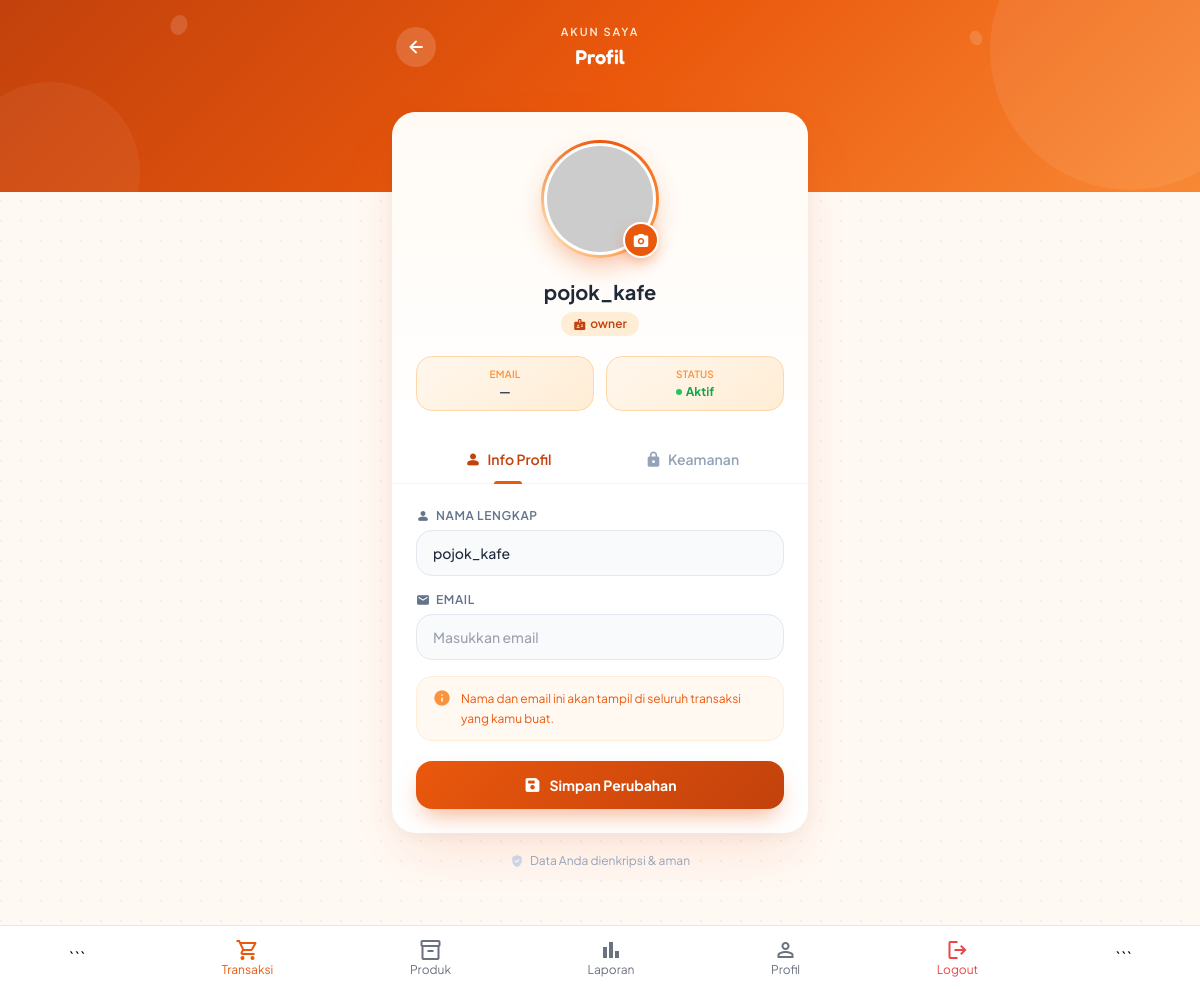
Screenshot of /karyawan/profil.php (signed in) with the database file from the repository.
### tables this page shows
CREATE TABLE `users` (
  `id` int(11) NOT NULL,
  `role_id` int(11) NOT NULL,
  `username` varchar(100) NOT NULL,
  `password` varchar(255) NOT NULL,
  `nama_lengkap` varchar(100) NOT NULL,
  `email` varchar(100) DEFAULT NULL,
  `foto` varchar(255) DEFAULT NULL,
  `status` enum('aktif','nonaktif') DEFAULT 'aktif',
  `created_at` timestamp NOT NULL DEFAULT current_timestamp()
);

CREATE TABLE `roles` (
  `id` int(11) NOT NULL,
  `name` varchar(50) NOT NULL
);

### karyawan/profil.php (the view, shortened to what this page needs)
<?php
include "../koneksi.php";
$user_id = $_SESSION['id'] ?? null;
$stmt = mysqli_prepare($conn, "
    SELECT u.*, r.name AS role_name
    FROM users u
    JOIN roles r ON r.id = u.role_id
    WHERE u.id = ?
");
mysqli_stmt_bind_param($stmt, "i", $user_id);
mysqli_stmt_execute($stmt);
$result = mysqli_stmt_get_result($stmt);
$user   = mysqli_fetch_assoc($result);
$foto = (!empty($user['foto']) && file_exists("../uploads/" . $user['foto']))
    ? "../uploads/" . $user['foto']
    : "https://ui-avatars.com/api/?name=" . urlencode($user['nama_lengkap']) . "&background=f97316&color=fff&size=200";
?>
<!DOCTYPE html>
<html lang="id">
<head>
<script src="https://cdn.tailwindcss.com"></script>
</head>
<body class="min-h-screen pb-28">
<div class="header-bg h-48">
  <svg class="bean-float" style="top:14px; left:14%; width:22px;" viewBox="0 0 24 24" fill="currentColor"><ellipse cx="12" cy="12" rx="9" ry="11" transform="rotate(20 12 12)"/></svg>
  <svg class="bean-float" style="top:30px; right:18%; width:16px;" viewBox="0 0 24 24" fill="currentColor"><ellipse cx="12" cy="12" rx="9" ry="11" transform="rotate(-25 12 12)"/></svg>
  <div class="relative z-10 max-w-md mx-auto px-5 pt-6 flex items-center justify-between text-white">
    <a href="dashboard.php" class="back-btn w-10 h-10 rounded-full flex items-center justify-center">
      <span class="material-symbols-rounded text-xl">arrow_back</span>
    </a>
    <div class="text-center">
      <p class="text-orange-100 text-[11px] font-semibold tracking-[0.18em] uppercase">Akun Saya</p>
      <h1 class="font-display text-xl font-semibold mt-0.5">Profil</h1>
    </div>
  </div>
</div>
<div class="max-w-md mx-auto px-4 -mt-20 relative z-10">
  <div class="main-card bg-white rounded-3xl overflow-hidden">
    <div class="flex flex-col items-center pt-7 pb-6 px-6 bg-gradient-to-b from-orange-50/60 to-white">
      <div class="relative">
        <div class="photo-ring">
          <div class="photo-inner w-28 h-28">
            <img
              id="preview-foto"
              src="<?= $foto ?>"
              class="w-full h-full object-cover rounded-full"
              alt="Foto Profil">
          </div>
        </div>
        <label class="file-btn photo-cam-btn absolute bottom-0 right-0 w-9 h-9 bg-orange-600 rounded-full flex items-center justify-center cursor-pointer border-2 border-white">
          <span class="material-symbols-rounded text-white" style="font-size:17px">photo_camera</span>
        </label>
      </div>
      <h2 class="text-xl font-bold text-gray-800 mt-3">
        <?= htmlspecialchars($user['nama_lengkap']) ?>
      </h2>
      <span class="mt-1.5 inline-flex items-center gap-1 px-3 py-1 bg-orange-100 text-orange-700 rounded-full text-xs font-semibold">
        <span class="material-symbols-rounded" style="font-size:13px">badge</span>
        <?= htmlspecialchars($user['role_name']) ?>
      </span>
      <div class="flex gap-3 mt-5 w-full">
        <div class="stat-pill flex-1 px-3 py-2.5 rounded-2xl text-center">
          <p class="text-[10px] text-orange-400 font-semibold uppercase tracking-wide">Email</p>
          <p class="text-xs font-bold text-slate-700 mt-0.5 truncate"><?= htmlspecialchars($user['email'] ?: '—') ?></p>
        </div>
        <div class="stat-pill flex-1 px-3 py-2.5 rounded-2xl text-center">
          <p class="text-[10px] text-orange-400 font-semibold uppercase tracking-wide">Status</p>
          <p class="text-xs font-bold text-green-600 mt-0.5 flex items-center justify-center gap-1">
            <span class="w-1.5 h-1.5 rounded-full bg-green-500 inline-block"></span> Aktif
          </p>
        </div>
      </div>
    </div>
    <div class="flex border-b border-slate-100 px-6">
      <button type="button" onclick="switchTab('info')" id="tabBtn-info"
        class="tab-btn active flex-1 py-3.5 text-sm font-semibold text-slate-400 flex items-center justify-center gap-1.5">
        <span class="material-symbols-rounded" style="font-size:17px">person</span>
        Info Profil
      </button>
      <button type="button" onclick="switchTab('security')" id="tabBtn-security"
        class="tab-btn flex-1 py-3.5 text-sm font-semibold text-slate-400 flex items-center justify-center gap-1.5">
        <span class="material-symbols-rounded" style="font-size:17px">lock</span>
        Keamanan
      </button>
    </div>
    <form id="form-profil" method="POST" enctype="multipart/form-data" class="p-6">
      <div class="tab-panel active space-y-4" id="tabPanel-info">
        <div class="space-y-1.5">
          <label class="flex items-center gap-1.5 text-xs font-semibold text-slate-500 uppercase tracking-wider">
            <span class="material-symbols-rounded" style="font-size:14px">person</span>
            Nama Lengkap
          </label>
          <input
            type="text"
            name="nama_lengkap"
            value="<?= htmlspecialchars($user['nama_lengkap']) ?>"
            placeholder="Masukkan nama lengkap"
            class="field-input w-full border border-slate-200 bg-slate-50 rounded-2xl px-4 py-3 text-sm text-slate-800 font-medium"
            required>
        </div>
        <div class="space-y-1.5">
          <label class="flex items-center gap-1.5 text-xs font-semibold text-slate-500 uppercase tracking-wider">
            <span class="material-symbols-rounded" style="font-size:14px">mail</span>
            Email
          </label>
          <input
            type="email"
            name="email"
            value="<?= htmlspecialchars($user['email']) ?>"
            placeholder="Masukkan email"
            class="field-input w-full border border-slate-200 bg-slate-50 rounded-2xl px-4 py-3 text-sm text-slate-800 font-medium"
            required>
        </div>
        <div class="bg-orange-50/70 border border-orange-100 rounded-2xl px-4 py-3 flex items-start gap-2.5 mt-2">
          <span class="material-symbols-rounded text-orange-400 flex-shrink-0" style="font-size:18px">info</span>
          <p class="text-xs text-orange-600 leading-relaxed">Nama dan email ini akan tampil di seluruh transaksi yang kamu buat.</p>
        </div>
      </div>
      <div class="pt-5 space-y-3">
        <button
          type="submit"
          id="submitBtn"
          class="btn-save w-full text-white py-3.5 rounded-2xl font-bold text-sm flex items-center justify-center gap-2">
          <span class="material-symbols-rounded" style="font-size:18px" id="saveIcon">save</span>
          <span id="btnLabel">Simpan Perubahan</span>
        </button>
      </div>
    </form>
  </div>
  <div class="flex items-center justify-center gap-1.5 mt-5 mb-2">
    <span class="material-symbols-rounded text-slate-300" style="font-size:14px">verified_user</span>
    <p class="text-xs text-slate-400">Data Anda dienkripsi & aman</p>
  </div>
</div>
<?php include 'navbar_karyawan.php'; ?>
</body>
</html>

### karyawan/profil.php (style rules this page uses)
:root { --espresso:#3C2415; --terracotta:#ea580c; --terracotta-light:#fb923c; --cream:#FFF9F4; }
* { box-sizing:border-box; }
body { font-family: 'Plus Jakarta Sans', sans-serif; background-color: var(--cream); background-image: radial-gradient(circle at 1px 1px, rgba(60,36,21,0.05) 1px, transparent 0); background-size: 20px 20px; }
.font-display { font-family:'Fredoka', sans-serif; }
.material-symbols-rounded { font-variation-settings: 'FILL' 1, 'wght' 500, 'GRAD' 0, 'opsz' 24; }
.header-bg { background: linear-gradient(135deg, #c2410c 0%, #ea580c 50%, #fb923c 110%); position: relative; overflow: hidden; }
.header-bg::before { content: ''; position: absolute; width: 280px; height: 280px; background: rgba(255,255,255,0.07); border-radius: 50%; top: -90px; right: -70px; }
.header-bg::after { content: ''; position: absolute; width: 180px; height: 180px; background: rgba(255,255,255,0.05); border-radius: 50%; bottom: -70px; left: -40px; }
.bean-float { position:absolute; opacity:0.14; color:#fff; }
.back-btn { background: rgba(255,255,255,0.16); backdrop-filter: blur(4px); transition: background .15s ease, transform .15s ease; }
.photo-ring { background: conic-gradient(from 0deg, #ea580c, #fb923c, #fed7aa, #ea580c); padding: 3px; border-radius: 9999px; animation: spin-slow 7s linear infinite; box-shadow: 0 12px 28px -8px rgba(234,88,12,0.45); }
.photo-inner { border-radius: 9999px; overflow: hidden; background: white; padding: 3px; }
.photo-cam-btn { box-shadow: 0 6px 16px -4px rgba(234,88,12,0.55); transition: transform .15s ease; }
.tab-btn { transition: all .2s ease; position: relative; }
.tab-btn.active { color: #c2410c; }
.tab-btn.active::after { content:''; position:absolute; bottom:-1px; left:50%; transform: translateX(-50%); width: 28px; height: 3px; background: #ea580c; border-radius: 4px 4px 0 0; }
.tab-panel { display:none; }
.tab-panel.active { display:block; animation: fadeIn .25s ease; }
.field-input { transition: border-color .18s ease, box-shadow .18s ease, background .18s ease; }
.main-card { box-shadow: 0 24px 60px -12px rgba(234,88,12,0.15), 0 4px 20px rgba(0,0,0,0.05); }
.stat-pill { background: linear-gradient(145deg,#fff7ed,#ffedd5); border: 1px solid #fed7aa; }
.btn-save { background: linear-gradient(135deg, #ea580c 0%, #c2410c 100%); box-shadow: 0 12px 24px -8px rgba(234,88,12,0.5); transition: transform .15s ease, box-shadow .15s ease; }

### rows the page displays
users: nama_lengkap "pojok_kafe", role.name "owner", email "—"
